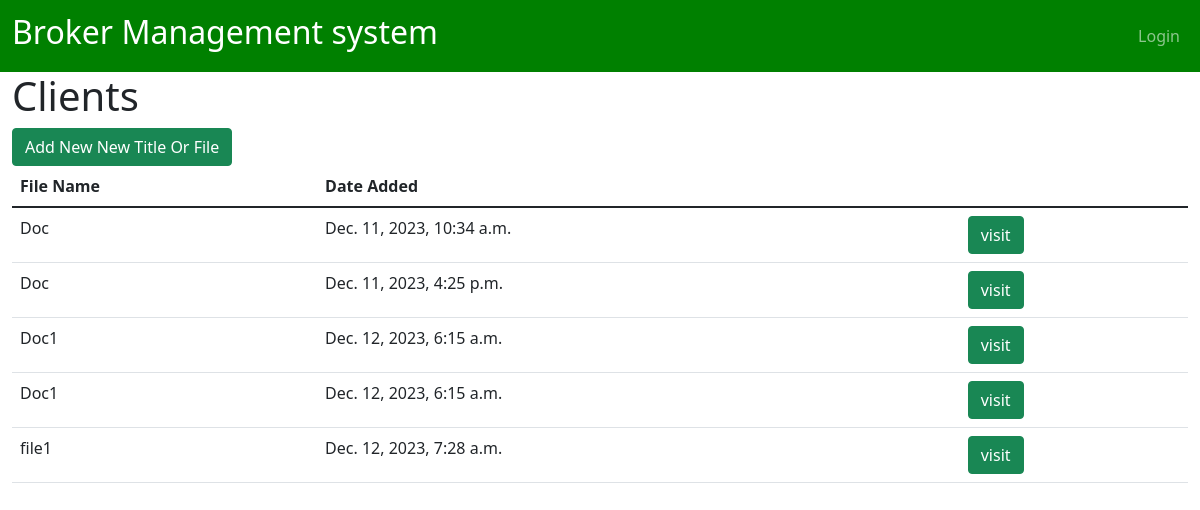
Screenshot of /titles/1 with the database file from the repository.
### main/models.py (models this page shows, shortened)
class Titles(models.Model):
    agent = models.ForeignKey('Agent', on_delete=models.CASCADE)
    name = models.CharField(max_length=45)
    file = models.FileField(upload_to='files/uploads/', null=True)
    block = models.CharField(max_length=45)
    location = models.CharField(max_length=45)
    plot = models.CharField(max_length=45)
    reason = models.CharField(max_length=45)
    price = models.IntegerField()
    price_paid = models.IntegerField()
    reason = models.TextField(max_length=250)
    created_at = models.DateTimeField(auto_now_add=True)
    updated_at = models.DateTimeField(auto_now=True)

### main/views.py (the view, shortened to what this page needs)
# urls.py: path('titles/<int:pk>', views.titles, name='titles'),
def titles(request, pk):
    print("titles")
    titles = Titles.objects.all()
    selected_titles = []
    for title in titles:
        if title.agent.id == pk:
            selected_titles.append(title)
    return render(request, 'main/titles.html', {"titles": selected_titles})

### main/templates/main/titles.html (shortened to what this page needs)
{% extends 'main/base.html' %} {% block title %}titles and documents{% endblock %}
{% block content %}
<h1>Clients</h1>
<table class="table">
  <thead>
    <tr>
      <th scope="col">File Name</th>
      <th scope="col">Date Added</th>
      <th scope="col"></th>
    </tr>
  </thead>
  <tbody>
    {% for title in titles %}
  <tr>
    <td>{{ title.name }}</td>
    <td>{{ title.created_at }}</td>
    <td>
      <form method="post" action={% url 'documents' %}>
        <button
          type="submit"
          class="btn btn-success"
        >
          visit
        </button>
      </form>
    </td>
  {% empty %}
  <div class="pt-5">
    <img src="https://live.staticflickr.com/65535/53391592740_d56e81b830_w.jpg" alt="empty" style="margin-left: 40%;"/>
    <h2 align="center">No Docs yet</h2>
  </div>
  {% endfor %}
<div>
  <form method="post">
    <button
      type="submit"
      class="btn btn-success"
      name="add-title"
      value="add-title"
    >
      Add New New Title Or File
    </button>
  </form>
</div>
{% endblock %}

### rows the page displays
Titles: name "Doc", created_at "Dec. 11, 2023, 10:34 a.m."
Titles: name "Doc", created_at "Dec. 11, 2023, 4:25 p.m."
Titles: name "Doc1", created_at "Dec. 12, 2023, 6:15 a.m."
Titles: name "Doc1", created_at "Dec. 12, 2023, 6:15 a.m."
Titles: name "file1", created_at "Dec. 12, 2023, 7:28 a.m."
